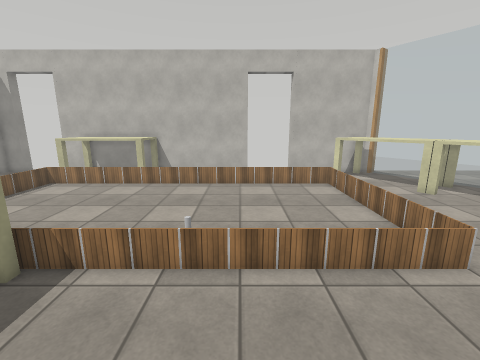
[1] (above)

20 first-person views from a walk through a robot-simulator world made for Webots. The camera is 0.9 m above the floor, tilts 12° down and sees 90° across. Doors are drawn as open doorways. The floor is counted in squares, 0.25 m on a side. Each view is taken from the middle of a square. On the plan, view 1 faces up. The plan holds only what a view shows up to about 20 squares ahead; the rest is blank. The place goes on beyond the plan. The robots in the file are not drawn. Simple shapes and patterns stand in for the simulator's stock objects.

[2]
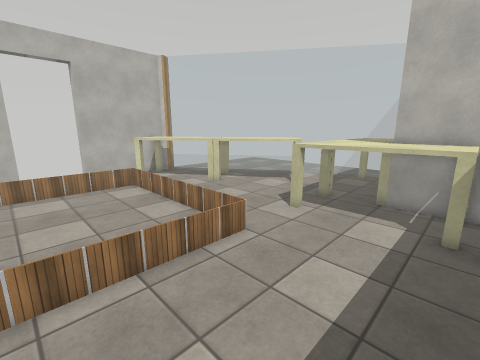

[3]
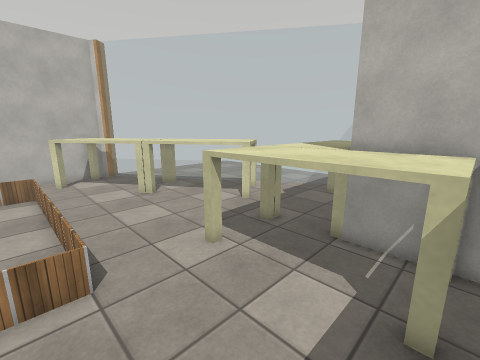

[4]
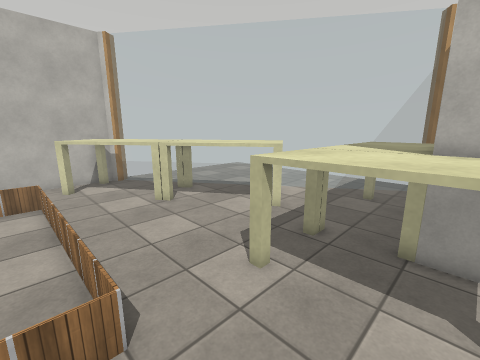

[5]
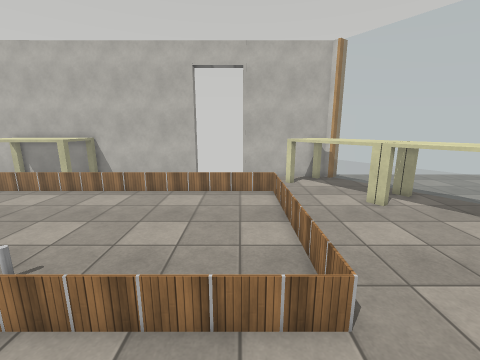

[6]
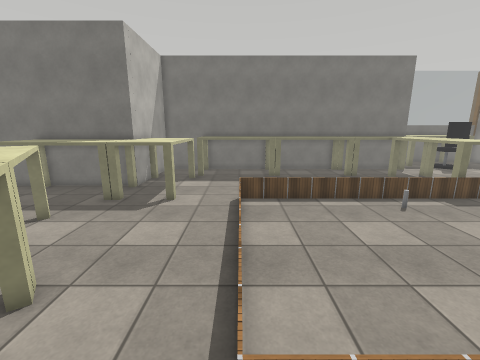

[7]
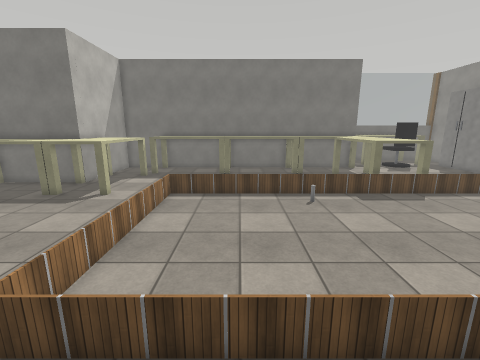

[8]
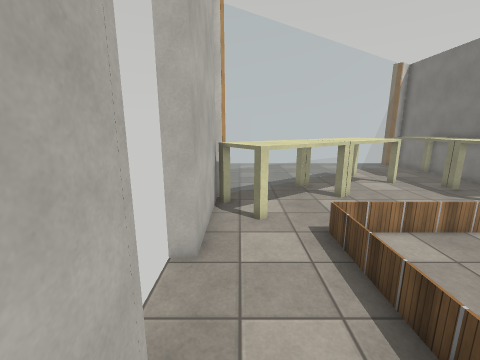

[9]
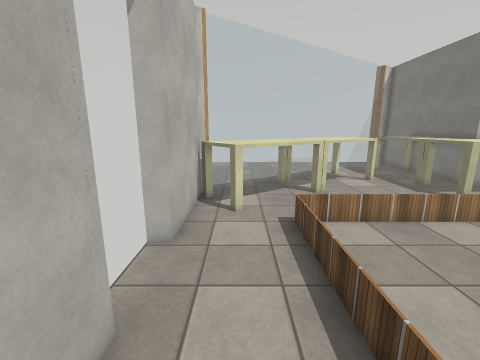

[10]
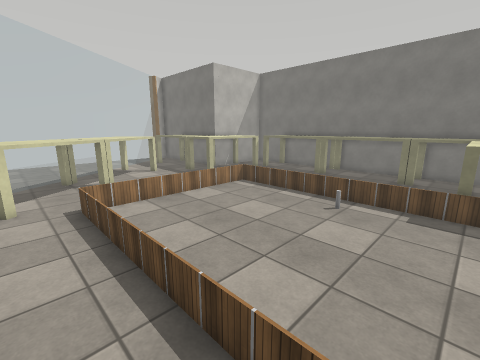

[11]
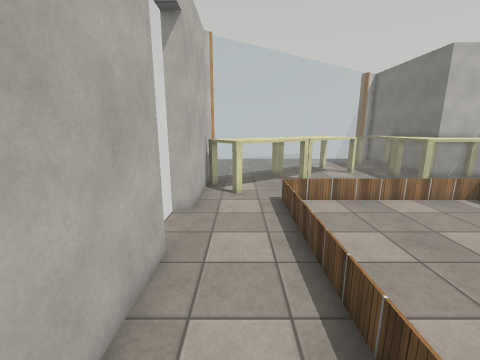

[12]
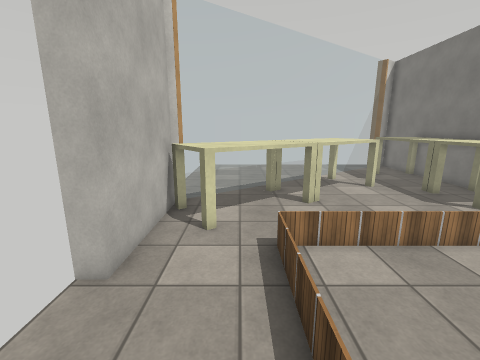

[13]
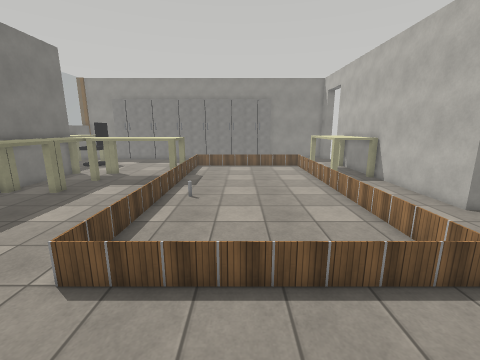

[14]
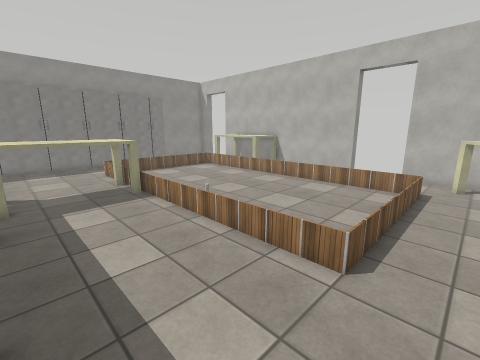

[15]
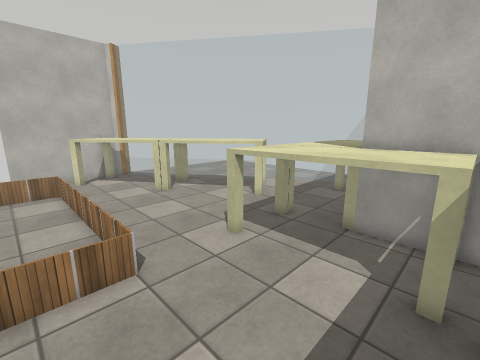

[16]
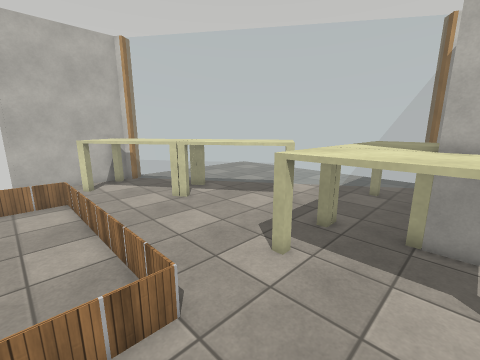

[17]
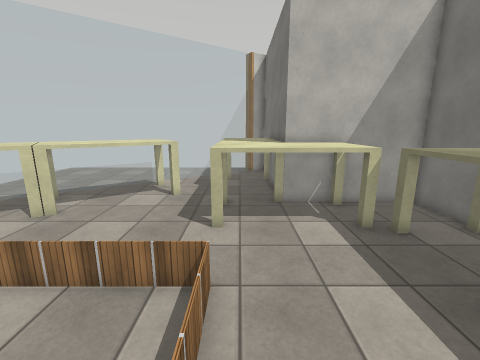

[18]
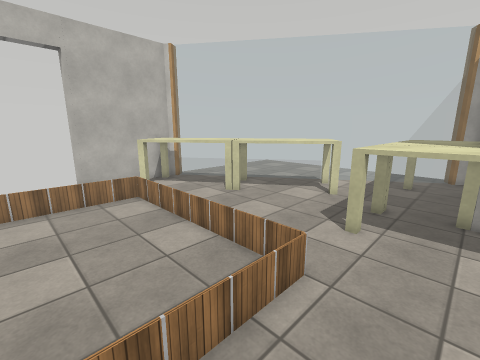

[19]
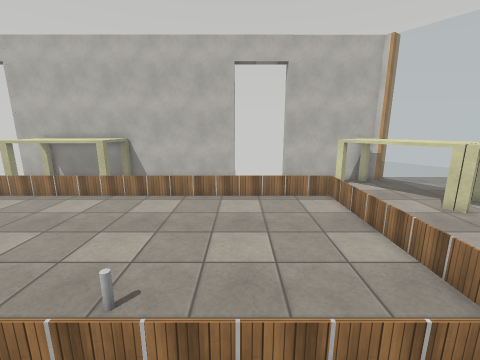

[20]
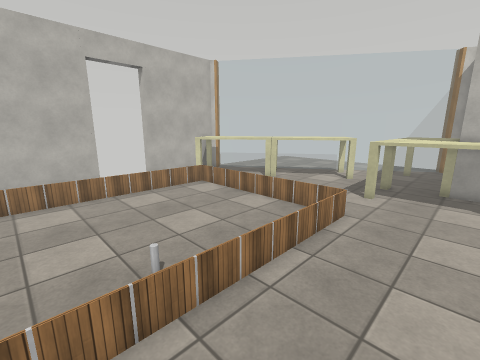

### Floor plan
Key: @ floor where view 1 was taken; # wall or solid block; . floor; D open door; = window, fence, low wall or low ledge; T table; P pipe.
Columns run from 9 left of view 1 to 22 right of it. Each row starts with its distance up from view 1.
 21          #DDDD#     ##
 20 TT########DDDD#######..........
 19 TTT..............TTT =.........
 18 TTT.  ..........TTTTT==........
 17 TTT   ...........TTTTT=........
 16 ================..TTTT =.......
 15  ..............=..TTTTT==......
 14  ..............=...TT TT==.....
 13  ..............=....TTTT =.....
 12  ..............=....TTTTT =....
 11  ..............=.....TTTTT==...
 10  ..............=......TTTTT=...
  9  ..............=......TTT...=..
  8  ..............=.......T....==.
  7  ......P.......=.............=.
  6 ================..TTTTTTTTTTT#=#
  5 TTTT..............TTTTTTTTTT .==
  4  TTT..............TTTTTTTTTT .##
  3  TTT..............TTTTTTTTTT####
  2  TTT..............TTTT#
  1  TTT..............TTTT#
  0 TTTT.....@........TTTT#
 -1  TTTTTTTTTTTTTTTTTT...#
 -2  T T TTT  T      TT...#
 -3 TT TTTTT          T   #

Where each view was taken, in squares from view 1:
view 1: 0 up, 0 right, facing up
view 2: 0 up, 0 right, facing up-right
view 3: 0 up, 5 right, facing up-right
view 4: 2 up, 5 right, facing up-right
view 5: 2 up, 4 right, facing up
view 6: 18 up, 6 right, facing down
view 7: 19 up, 2 right, facing down
view 8: 19 up, 2 left, facing right
view 9: 18 up, 3 left, facing right
view 10: 18 up, 6 left, facing down-right
view 11: 18 up, 6 left, facing right
view 12: 17 up, 1 left, facing right
view 13: 10 up, 11 right, facing left
view 14: 0 up, 8 right, facing up-left
view 15: 0 up, 4 right, facing up-right
view 16: 2 up, 4 right, facing up-right
view 17: 5 up, 1 right, facing right
view 18: 3 up, 1 right, facing up-right
view 19: 3 up, 1 right, facing up
view 20: 2 up, 4 left, facing up-right
